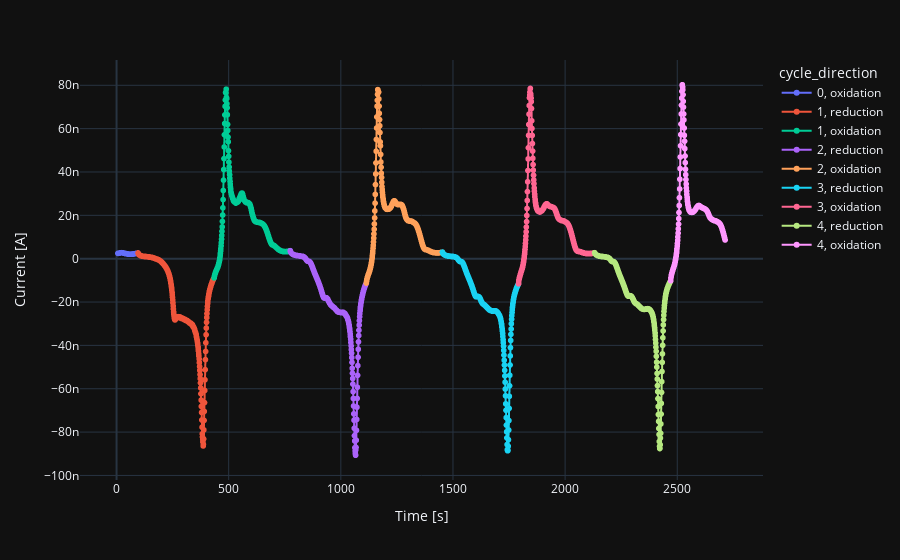

This figure's notebook cell:
### Code cell
my_cv.show_current_time(template='plotly_dark')

### Figure 1 — Plotly figure (JSON) as saved in the notebook; plotly's stock layout.template omitted (floating-point values rounded to 4 significant figures; data arrays with more than 128 entries replaced by an {"elided": "..."} marker saying what was removed)
{"data": [{"hovertemplate": "cycle_direction=0, oxidation<br>Time [s]=%{x}<br>Current [A]=%{y}<extra></extra>", "legendgroup": "0, oxidation", "line": {"color": "#636efa", "dash": "solid"}, "marker": {"symbol": "circle"}, "mode": "lines+markers", "name": "0, oxidation", "showlegend": true, "type": "scattergl", "x": [5.987, 6.985, 7.983, 8.981, 9.979, 10.98, 11.97, 12.97, 13.97, 14.97, 15.97, 16.96, 17.96, 18.96, 19.96, 20.96, 21.95, 22.95, 23.95, 24.95, 25.95, 26.94, 27.94, 28.94, 29.94, 30.93, 31.93, 32.93, 33.93, 34.93, 35.92, 36.92, 37.92, 38.92, 39.92, 40.91, 41.91, 42.91, 43.91, 44.91, 45.9, 46.9, 47.9, 48.9, 49.89, 50.89, 51.89, 52.89, 53.89, 54.88, 55.88, 56.88, 57.88, 58.88, 59.87, 60.87, 61.87, 62.87, 63.87, 64.86, 65.86, 66.86, 67.86, 68.85, 69.85, 70.85, 71.85, 72.85, 73.84, 74.84, 75.84, 76.84, 77.84, 78.83, 79.83, 80.83, 81.83, 82.83, 83.82, 84.82, 85.82, 86.82, 87.81, 88.81, 89.81, 90.81, 91.81, 92.8, 93.8, 94.8, 95.8], "xaxis": "x", "y": [2.459e-09, 2.469e-09, 2.485e-09, 2.502e-09, 2.527e-09, 2.548e-09, 2.576e-09, 2.602e-09, 2.627e-09, 2.652e-09, 2.674e-09, 2.691e-09, 2.712e-09, 2.729e-09, 2.741e-09, 2.748e-09, 2.752e-09, 2.75e-09, 2.743e-09, 2.733e-09, 2.72e-09, 2.704e-09, 2.685e-09, 2.659e-09, 2.637e-09, 2.61e-09, 2.582e-09, 2.557e-09, 2.531e-09, 2.502e-09, 2.477e-09, 2.449e-09, 2.421e-09, 2.395e-09, 2.371e-09, 2.345e-09, 2.321e-09, 2.298e-09, 2.274e-09, 2.254e-09, 2.235e-09, 2.219e-09, 2.199e-09, 2.185e-09, 2.167e-09, 2.153e-09, 2.139e-09, 2.129e-09, 2.12e-09, 2.112e-09, 2.106e-09, 2.1e-09, 2.095e-09, 2.093e-09, 2.092e-09, 2.091e-09, 2.092e-09, 2.093e-09, 2.097e-09, 2.1e-09, 2.103e-09, 2.11e-09, 2.116e-09, 2.124e-09, 2.129e-09, 2.135e-09, 2.143e-09, 2.153e-09, 2.161e-09, 2.174e-09, 2.184e-09, 2.199e-09, 2.212e-09, 2.232e-09, 2.245e-09, 2.26e-09, 2.279e-09, 2.299e-09, 2.321e-09, 2.344e-09, 2.368e-09, 2.391e-09, 2.42e-09, 2.445e-09, 2.472e-09, 2.498e-09, 2.527e-09, 2.556e-09, 2.584e-09, 2.615e-09, 2.645e-09], "yaxis": "y"}, {"hovertemplate": "cycle_direction=1, reduction<br>Time [s]=%{x}<br>Current [A]=%{y}<extra></extra>", "legendgroup": "1, reduction", "line": {"color": "#EF553B", "dash": "solid"}, "marker": {"symbol": "circle"}, "mode": "lines+markers", "name": "1, reduction", "showlegend": true, "type": "scattergl", "x": {"elided": "341 float values"}, "xaxis": "x", "y": {"elided": "341 float values"}, "yaxis": "y"}, {"hovertemplate": "cycle_direction=1, oxidation<br>Time [s]=%{x}<br>Current [A]=%{y}<extra></extra>", "legendgroup": "1, oxidation", "line": {"color": "#00cc96", "dash": "solid"}, "marker": {"symbol": "circle"}, "mode": "lines+markers", "name": "1, oxidation", "showlegend": true, "type": "scattergl", "x": {"elided": "341 float values"}, "xaxis": "x", "y": {"elided": "341 float values"}, "yaxis": "y"}, {"hovertemplate": "cycle_direction=2, reduction<br>Time [s]=%{x}<br>Current [A]=%{y}<extra></extra>", "legendgroup": "2, reduction", "line": {"color": "#ab63fa", "dash": "solid"}, "marker": {"symbol": "circle"}, "mode": "lines+markers", "name": "2, reduction", "showlegend": true, "type": "scattergl", "x": {"elided": "341 float values"}, "xaxis": "x", "y": {"elided": "341 float values"}, "yaxis": "y"}, {"hovertemplate": "cycle_direction=2, oxidation<br>Time [s]=%{x}<br>Current [A]=%{y}<extra></extra>", "legendgroup": "2, oxidation", "line": {"color": "#FFA15A", "dash": "solid"}, "marker": {"symbol": "circle"}, "mode": "lines+markers", "name": "2, oxidation", "showlegend": true, "type": "scattergl", "x": {"elided": "341 float values"}, "xaxis": "x", "y": {"elided": "341 float values"}, "yaxis": "y"}, {"hovertemplate": "cycle_direction=3, reduction<br>Time [s]=%{x}<br>Current [A]=%{y}<extra></extra>", "legendgroup": "3, reduction", "line": {"color": "#19d3f3", "dash": "solid"}, "marker": {"symbol": "circle"}, "mode": "lines+markers", "name": "3, reduction", "showlegend": true, "type": "scattergl", "x": {"elided": "341 float values"}, "xaxis": "x", "y": {"elided": "341 float values"}, "yaxis": "y"}, {"hovertemplate": "cycle_direction=3, oxidation<br>Time [s]=%{x}<br>Current [A]=%{y}<extra></extra>", "legendgroup": "3, oxidation", "line": {"color": "#FF6692", "dash": "solid"}, "marker": {"symbol": "circle"}, "mode": "lines+markers", "name": "3, oxidation", "showlegend": true, "type": "scattergl", "x": {"elided": "341 float values"}, "xaxis": "x", "y": {"elided": "341 float values"}, "yaxis": "y"}, {"hovertemplate": "cycle_direction=4, reduction<br>Time [s]=%{x}<br>Current [A]=%{y}<extra></extra>", "legendgroup": "4, reduction", "line": {"color": "#B6E880", "dash": "solid"}, "marker": {"symbol": "circle"}, "mode": "lines+markers", "name": "4, reduction", "showlegend": true, "type": "scattergl", "x": {"elided": "341 float values"}, "xaxis": "x", "y": {"elided": "341 float values"}, "yaxis": "y"}, {"hovertemplate": "cycle_direction=4, oxidation<br>Time [s]=%{x}<br>Current [A]=%{y}<extra></extra>", "legendgroup": "4, oxidation", "line": {"color": "#FF97FF", "dash": "solid"}, "marker": {"symbol": "circle"}, "mode": "lines+markers", "name": "4, oxidation", "showlegend": true, "type": "scattergl", "x": {"elided": "244 float values"}, "xaxis": "x", "y": {"elided": "244 float values"}, "yaxis": "y"}], "layout": {"legend": {"title": {"text": "cycle_direction"}, "tracegroupgap": 0}, "margin": {"t": 60}, "xaxis": {"anchor": "y", "domain": [0, 1], "title": {"text": "Time [s]"}}, "yaxis": {"anchor": "x", "domain": [0, 1], "title": {"text": "Current [A]"}}}}
